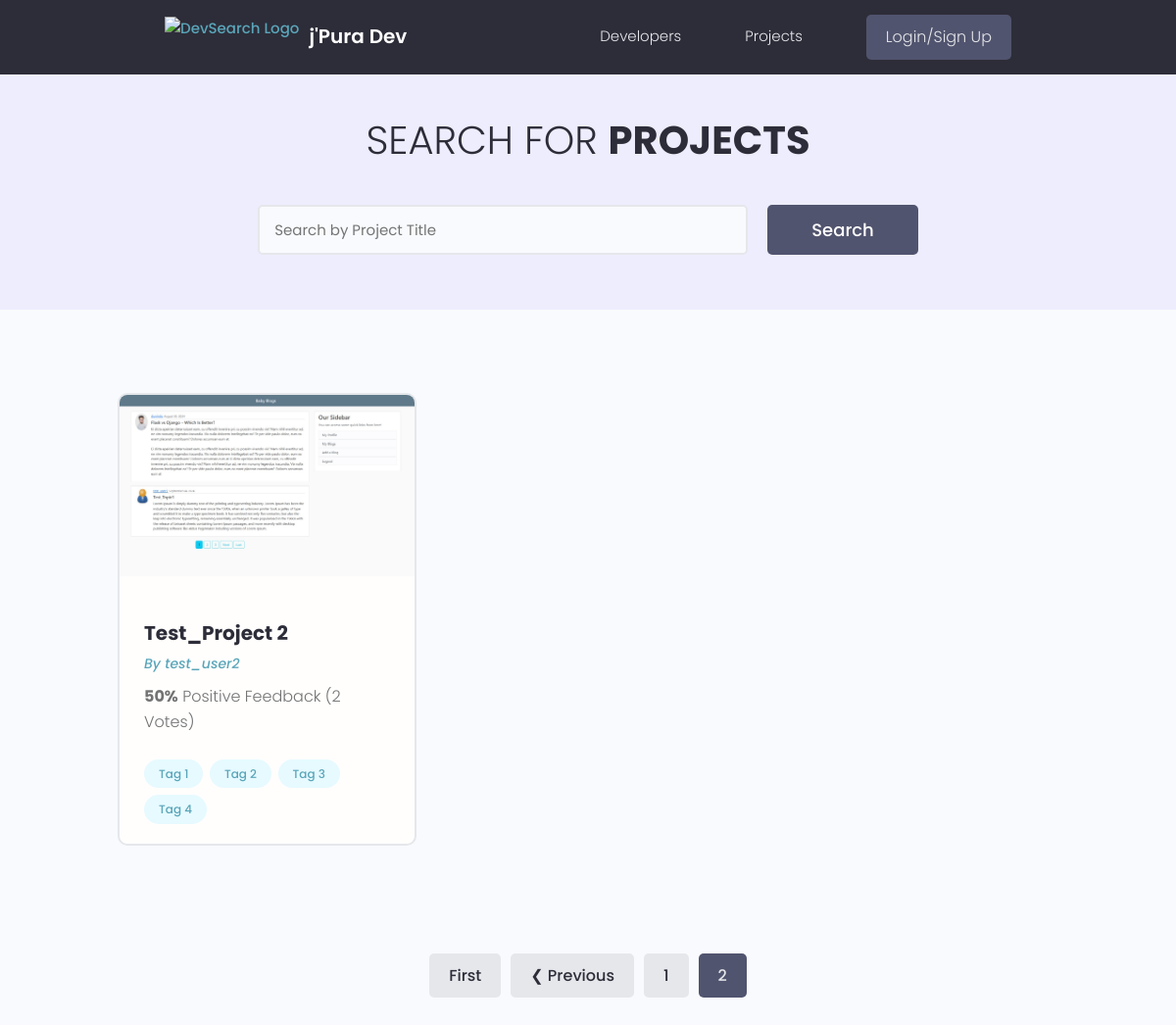
The page /projects/?page=2 on the database as committed earlier.
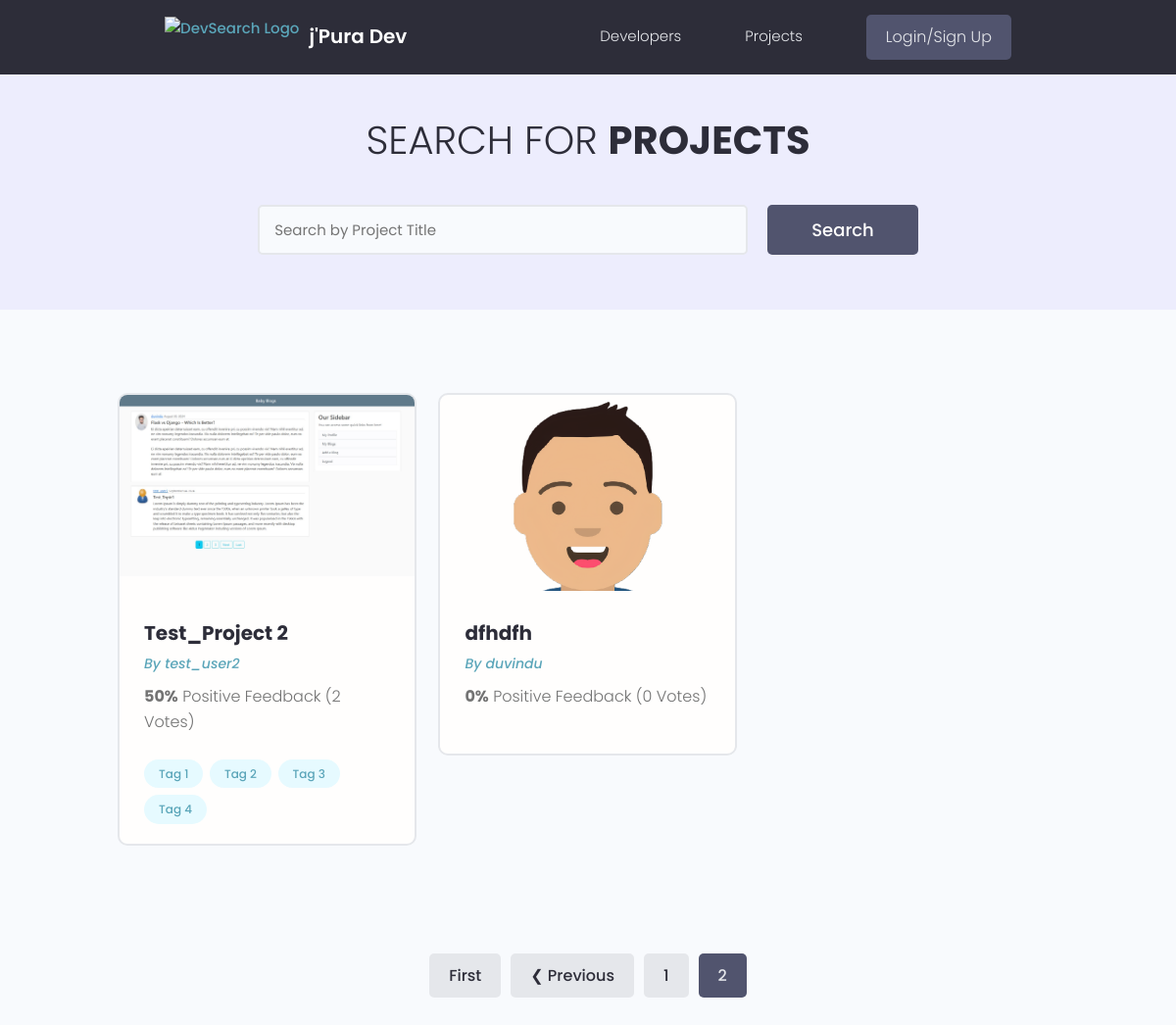
The same page on the database as committed later.
### home/models.py (models this page shows, shortened)
class Project(models.Model):
    owner = models.ForeignKey(User, on_delete=models.CASCADE)
    title = models.CharField(max_length=200)
    image = models.ImageField(upload_to = 'project/', default='project/default.jpg', null=True, blank=True)
    description = models.TextField()
    source_link = models.CharField(max_length=200, null=True, blank=True)
    vote_total = models.IntegerField(default=0)
    vote_ratio = models.IntegerField(default=0)
    created = models.DateTimeField(auto_now_add=True)
    class Meta:
        ordering = ['-vote_ratio', '-vote_total']
    @property
    def imageURL(self):
        try:
            return self.image.url
        except:
            return '/images/project/default.jpg'

class Tag(models.Model):
    project = models.ForeignKey(Project, on_delete=models.CASCADE)
    name = models.CharField(max_length=200)
    created = models.DateTimeField(auto_now_add=True)
    def __str__(self):
        return f"{self.name}"

### home/views.py (the view)
# urls.py: path('projects/', projects, name = 'projects'),
def projects(request):
    projects,q = searchProjects(request)
    page = request.GET.get('page')
    results = 2
    paginator = Paginator(projects, results)
    try:
        projects = paginator.page(page)
    except PageNotAnInteger:
        page = 1
        projects = paginator.page(page)
    except EmptyPage:
        page = paginator.page_range
        projects = paginator.page(page)
    context = {'projects': projects, 'q': q}
    return render(request, 'home/projects.html', context)

### home/utils.py (called while the page is built)
def searchProjects(request):
    q = request.GET.get('q') if request.GET.get('q') else ''
    tags = Tag.objects.filter(name__icontains = q)
    projects = Project.objects.distinct().filter(
        Q(title__icontains = q)|
        Q(tag__in = tags)
    )
    return projects, q

### home/templates/home/projects.html (shortened to what this page needs)
{% extends 'base.html' %}
{% block content %}
<main class="projects">
    <section class="hero-section text-center">
      <div class="container container--narrow">
        <div class="hero-section__box">
          <h2>Search for <span>Projects</span></h2>
        </div>
        <div class="hero-section__search">
          <form id = 'searchForm' class="form" action="" method="GET">
            <div class="form__field">
              <input class="input input--text" id="formInput#search" type="text" name="q"
                placeholder="Search by Project Title" />
            </div>
            <input class="btn btn--sub btn--lg" type="submit" value="Search" />
          </form>
        </div>
      </div>
    </section>
    <section class="projectsList">
      <div class="container">
        <div class="grid grid--three">
        {% for project in projects %}
          <div class="column">
            <div class="card project">
              <a href="{% url 'project' project.id %}" class="project">
                <div style="width: 100%; height: 200px; overflow: hidden; position: relative;">
                    <img style="width: 100%; height: auto; object-fit: contain; "
                    class="project__thumbnail" src="{{project.imageURL}}" alt="project thumbnail" />
                </div>
                <div class="card__body">
                  <h3 class="project__title">{{project.title}}</h3>
                  <p><a class="project__author" href="{% url 'user-profile' project.owner.username %}">By {{project.owner.username}}</a></p>
                  <p class="project--rating">
                    <span style="font-weight: bold;">{{project.vote_ratio}}%</span> Positive
                    Feedback ({{project.vote_total}} Vote{{project.vote_total|pluralize:"s"}})
                  </p>
                  <div class="project__tags">
                    {% for tag in project.tag_set.all|slice:'6' %}
                    <span class="tag tag--pill tag--main">
                      <small>{{tag}}</small>
                    </span>
                    {% endfor %}
                  </div>
                </div>
              </a>
            </div>
          </div>
        {% endfor %}
        </div>
      </div>
    </section>
    {% include 'pagination.html' with queryset=projects %}
  </main>
{% endblock content %}

Rows that differ between the two databases and show on the page:
added Project: imageURL (picture), title "dfhdfh", owner.username "duvindu", vote_ratio "0", vote_total "0"
